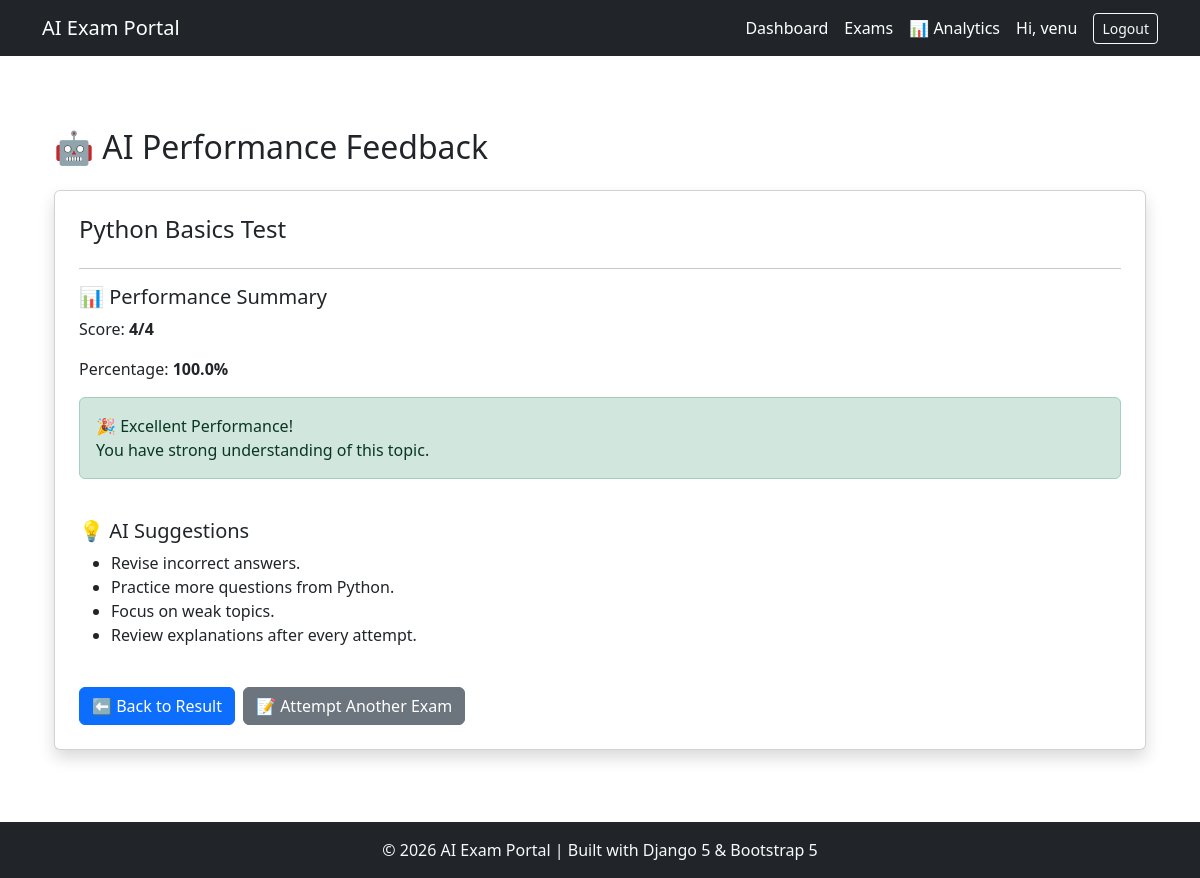
Screenshot of /exams/ai-feedback/3/ (signed in) with the database file from the repository.
### exams/models.py (models this page shows, shortened)
class ExamAttempt(models.Model):
    student = models.ForeignKey(
        User,
        on_delete=models.CASCADE,
        related_name="exam_attempts"
    )
    exam = models.ForeignKey(
        Exam,
        on_delete=models.CASCADE,
        related_name="attempts"
    )
    started_at = models.DateTimeField(
        auto_now_add=True
    )
    submitted_at = models.DateTimeField(
        null=True,
        blank=True
    )
    score = models.PositiveIntegerField(
        default=0
    )
    total_marks = models.PositiveIntegerField(
        default=0
    )
    is_submitted = models.BooleanField(
        default=False
    )
    class Meta:
        ordering = ['-started_at']
        constraints = [
            models.UniqueConstraint(
                fields=[
                    'student',
                    'exam'
                ],
                condition=Q(
                    is_submitted=True
                ),
                name="unique_submitted_attempt"
            )
        ]
    @property
    def percentage(self):
        if self.total_marks == 0:
            return 0
        return round(
            (self.score / self.total_marks) * 100,
            2
        )

class Exam(models.Model):
    DIFFICULTY_CHOICES = [
        ('Easy', 'Easy'),
        ('Medium', 'Medium'),
        ('Hard', 'Hard'),
    ]
    title = models.CharField(max_length=200)
    subject = models.CharField(max_length=100)
    description = models.TextField(blank=True)
    duration_minutes = models.PositiveIntegerField(default=30)
    difficulty = models.CharField(
        max_length=10,
        choices=DIFFICULTY_CHOICES
    )
    created_by = models.ForeignKey(
        User,
        on_delete=models.CASCADE
    )
    created_at = models.DateTimeField(
        auto_now_add=True
    )
    class Meta:
        ordering = ['-created_at']

### exams/views.py (the view)
class AIFeedbackView(LoginRequiredMixin, DetailView):
    model = ExamAttempt
    template_name = "exams/ai_feedback.html"
    context_object_name = "attempt"
    def get_context_data(self, **kwargs):
        context = super().get_context_data(**kwargs)
        attempt = self.object
        if attempt.percentage >= 80:
            context["ai_insight"] = (
                "Excellent work! You have a strong understanding of the subject."
            )
        elif attempt.percentage >= 40:
            context["ai_insight"] = (
                "Good attempt. Focus on revising incorrect answers and practicing more problems."
            )
        else:
            context["ai_insight"] = (
                "You need more practice. Revise the fundamentals and attempt the exam again."
            )
        return context

### exams/templates/exams/ai_feedback.html
{% extends "base.html" %}
{% block content %}
<div class="container mt-5">
    <h2 class="mb-4">
        🤖 AI Performance Feedback
    </h2>
    <div class="card shadow p-4">
        <h4>
            {{ attempt.exam.title }}
        </h4>
        <hr>
        <h5>
            📊 Performance Summary
        </h5>
        <p>
            Score:
            <strong>
                {{ attempt.score }}/{{ attempt.total_marks }}
            </strong>
        </p>
        <p>
            Percentage:
            <strong>
                {{ attempt.percentage }}%
            </strong>
        </p>
        {% if attempt.percentage >= 80 %}
        <div class="alert alert-success">
            🎉 Excellent Performance!
            <br>
            You have strong understanding of this topic.
        </div>
        {% elif attempt.percentage >= 40 %}
        <div class="alert alert-warning">
            👍 Good Attempt!
            <br>
            Continue practicing to improve.
        </div>
        {% else %}
        <div class="alert alert-danger">
            💪 Need More Practice!
            <br>
            Revise concepts and attempt again.
        </div>
        {% endif %}
        <h5 class="mt-4">
            💡 AI Suggestions
        </h5>
        <ul>
            <li>
                Revise incorrect answers.
            </li>
            <li>
                Practice more questions from {{ attempt.exam.subject }}.
            </li>
            <li>
                Focus on weak topics.
            </li>
            <li>
                Review explanations after every attempt.
            </li>
        </ul>
            <div class="mt-4 d-flex gap-2">
                <a href="{% url 'result_detail' attempt.id %}"
                class="btn btn-primary">
                    ⬅ Back to Result
                </a>
                <a href="{% url 'exam_list' %}"
                class="btn btn-secondary">
                    📝 Attempt Another Exam
                </a>
            </div>
    </div>
</div>
{% endblock %}

### templates/base.html (shortened to what this page needs)
<!DOCTYPE html>
<html lang="en">
<head>
    <link href="https://cdn.jsdelivr.net/npm/bootstrap@5.3.3/dist/css/bootstrap.min.css" rel="stylesheet">
    <link rel="stylesheet"
          href="https://cdn.jsdelivr.net/npm/bootstrap-icons@1.11.3/font/bootstrap-icons.min.css">
</head>
<body>
<nav class="navbar navbar-expand-lg navbar-dark bg-dark">
    <div class="container">
        <a class="navbar-brand" href="/">AI Exam Portal</a>
        <div class="ms-auto d-flex align-items-center gap-3">
            <a href="{% url 'dashboard' %}" class="text-white text-decoration-none">Dashboard</a>
            <a href="{% url 'exam_list' %}" class="text-white text-decoration-none">Exams</a>
            <a href="{% url 'performance_analytics' %}" class="text-white text-decoration-none">📊 Analytics</a>
            {% if user.is_authenticated %}
                <span class="text-white">Hi, {{ user.username }}</span>
                <form method="post" action="{% url 'logout' %}" class="d-inline">
                    <button type="submit" class="btn btn-outline-light btn-sm">
                        Logout
                    </button>
                </form>
            {% else %}
                <a href="{% url 'login' %}" class="btn btn-outline-light btn-sm">Login</a>
                <a href="{% url 'register' %}" class="btn btn-light btn-sm">Register</a>
            {% endif %}
        </div>
    </div>
</nav>
<div class="container py-4">
    {% block content %}{% endblock %}
</div>
<footer class="bg-dark text-light text-center py-3 mt-5">
    <p class="mb-0">
        © 2026 AI Exam Portal | Built with Django 5 & Bootstrap 5
    </p>
</footer>
</body>
</html>

### rows the page displays
ExamAttempt: exam "Python Basics Test", score "4", total_marks "4", percentage "100.0", exam.subject "Python"

### other values shown
{{ user.username }} "venu"
